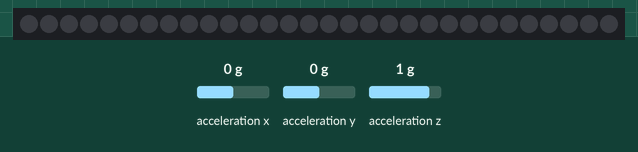
Simulated run of this sketch. Board: Arduino Nano 33 BLE. Parts: 30 RGB LEDs in strip order, left to right. The inputs (shaded band) are chosen by the test bench; at power-on: acceleration z 1 g, acceleration x 0 g, acceleration y 0 g. Dim RGB values are drawn brighter than linear.

Above: at 1.2 s.
1.3 s: acceleration z set to -1.4 g
At 2.3 s:
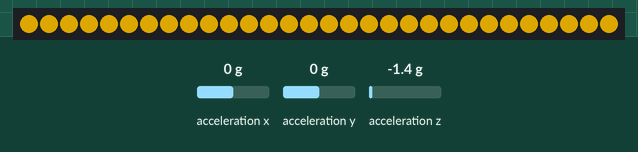
2.8 s: acceleration z set to -0.1 g
4.3 s: acceleration z set to 0.2 g
5.8 s: acceleration x set to -1.4 g
At 7.0 s:
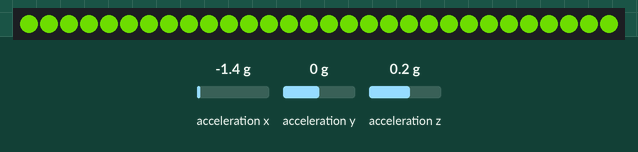
Timing chart, 0 to 8.3 s (numbered marks = the images above; inputs shaded):
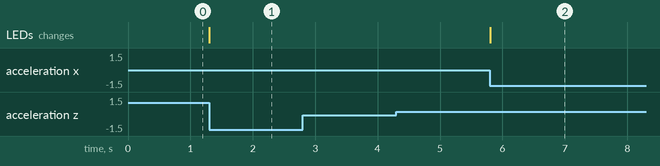

The sketch:

fizzy_arduino.ino
```cpp
#include <Adafruit_NeoPixel.h>
#include "Arduino_BMI270_BMM150.h"

#define STRIP_PIN 5
#define NUMPIXELS 30

Adafruit_NeoPixel strip(NUMPIXELS, STRIP_PIN, NEO_GRB + NEO_KHZ800);

struct AccelerometerData {
  float x;
  float y;
  float z;
};

const int ITERATION_GROUP_SIZE = 5;
const float MAX_DIFFERENCE = 0.9;
const float HIT_COOLDOWN = 0.5;

int currentIteration = 0;
AccelerometerData currentDataGroup[ITERATION_GROUP_SIZE];
AccelerometerData currentMeanData;
bool hasMean = false;

unsigned long lastMillis = 0;

uint16_t hue = 0;
float hitCooldownTimer = -1;

void setup() {
  Serial.begin(9600);

  strip.begin();
  strip.setBrightness(150);
  strip.show();

  if (!IMU.begin()) {
    Serial.println("Failed to initialize IMU!");
    while (1);
  }
}

void loop() {
  float deltaTime = (millis() - lastMillis) / 1000.0;
  lastMillis = millis();

  if (hitCooldownTimer >= 0) {
    hitCooldownTimer -= deltaTime;
  }

  if (!IMU.accelerationAvailable()) { return; }

  float x, y, z;
  IMU.readAcceleration(x, y, z);
  AccelerometerData data = {x, y, z};
  currentDataGroup[currentIteration] = data;

  currentIteration++;
  if (currentIteration >= ITERATION_GROUP_SIZE) {
    currentIteration = 0;

    AccelerometerData newMeanData = GetMeanOfCurrentDataGroup();

    if (!hasMean) {
      currentMeanData = newMeanData;
      hasMean = true;
      return;
    }

    float dx = abs(newMeanData.x - currentMeanData.x);
    float dy = abs(newMeanData.y - currentMeanData.y);
    float dz = abs(newMeanData.z - currentMeanData.z);
    bool hasDetectedHit = dx > MAX_DIFFERENCE || dy > MAX_DIFFERENCE || dz > MAX_DIFFERENCE;
    bool isAllowedToHit = hitCooldownTimer < 0;

    if (hasDetectedHit && isAllowedToHit)
    {
      hitCooldownTimer = HIT_COOLDOWN;
      hue += 32; // Shift hue for a visible color change
      hue %= 256;

      uint16_t scaledHue = map(hue, 0, 255, 0, 65535);
      for (int i = 0; i < NUMPIXELS; i++) {
        strip.setPixelColor(i, strip.ColorHSV(scaledHue));
      }
      strip.show();
    }

    currentMeanData = newMeanData;
  }
}

AccelerometerData GetMeanOfCurrentDataGroup() {
  AccelerometerData meanData = {0, 0, 0};
  for (int i = 0; i < ITERATION_GROUP_SIZE; i++) {
    AccelerometerData data = currentDataGroup[i];
    meanData.x += data.x;
    meanData.y += data.y;
    meanData.z += data.z;
  }
  meanData.x /= ITERATION_GROUP_SIZE;
  meanData.y /= ITERATION_GROUP_SIZE;
  meanData.z /= ITERATION_GROUP_SIZE;
  return meanData;
}
```

Measured:
- after the input at 1.3 s, the LEDs: change at once (image 1)
- after the input at 2.8 s, every drawn part: stays the same
- after the input at 4.3 s, every drawn part: stays the same
- after the input at 5.8 s, the LEDs: change at once (image 2)
